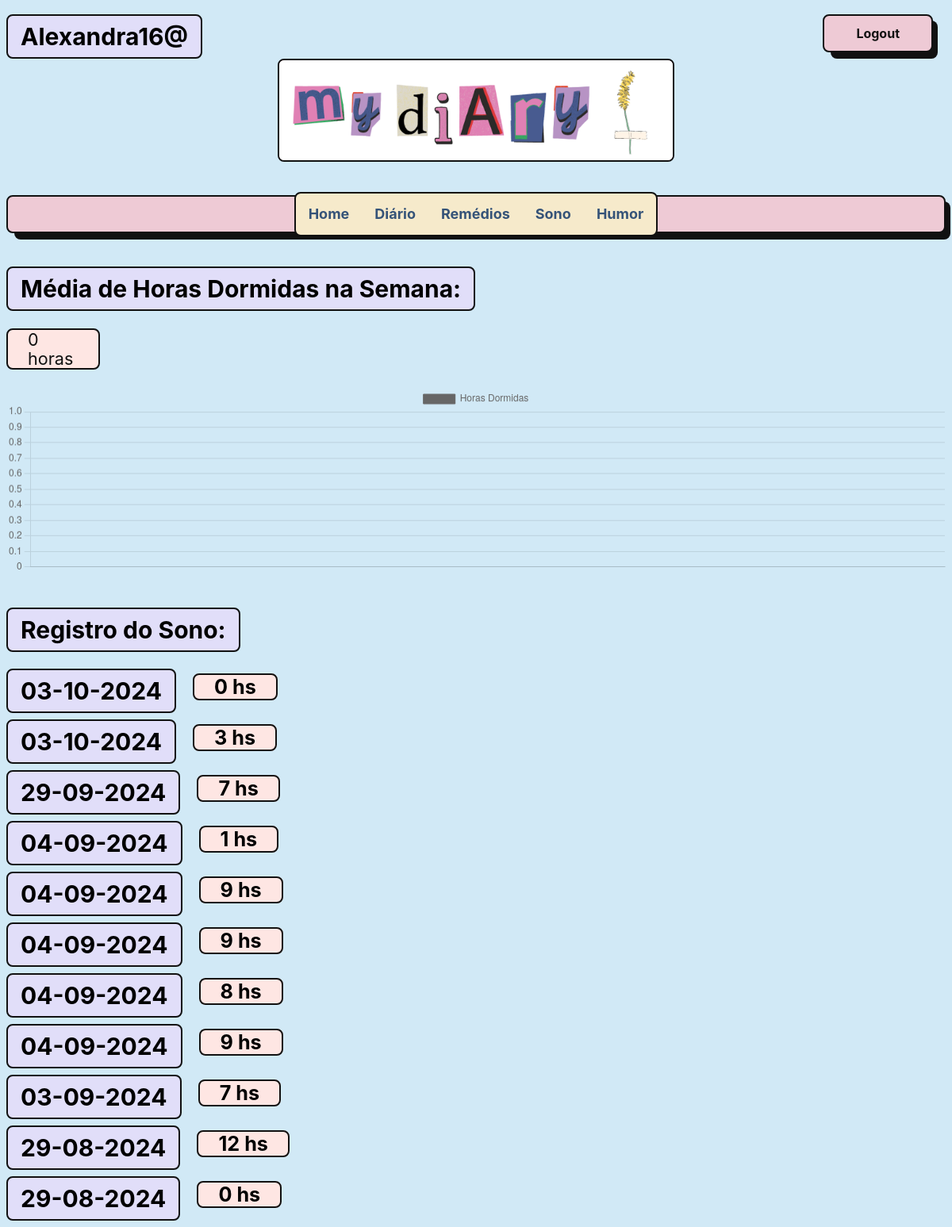
The app's page /sono/ (signed in) with its own data.
### entries/models.py (models this page shows, shortened)
class Entry(models.Model):
    Mood = {
        "\U0001F600": "\U0001F600 Feliz",
        "\U0001F610": "\U0001F610 Indiferente",
        "\U0001F61E": "\U0001F61E Triste",
        "\U0001F621": "\U0001F621 Bravo",
        "\U0001F62B": "\U0001F62B Cansado",
        "\U0001F624": "\U0001F624 Estressado",
    }
    Qualidade = {
        "\U0001F634 Bom": "\U0001F634 Bom",
        "\U0001F971	Insônia": "\U0001F971 Insônia",
        "\U0001F62B Ruim": "\U0001F62B Ruim",
    }
    user = models.ForeignKey(User, on_delete=models.CASCADE, null=True, blank=True)
    title = models.CharField(default='\U0001F634 Bom',max_length=1, choices=Mood, verbose_name='Humor')
    content = models.TextField(verbose_name='Descreva o seu dia')
    date_created = models.DateTimeField(default=timezone.now)
    remedios = models.ManyToManyField('Remedio', related_name='entries')
    sono = models.CharField(default='\U0001F634 Bom',max_length=100, choices=Qualidade, verbose_name='Qualidade do Sono')
    horas = models.PositiveIntegerField(default='',verbose_name='Quantas horas de Sono')
    informe = models.TextField(default='',verbose_name='Descreva o seu sono')
    class Meta:
        verbose_name_plural = "Entries"

### entries/views.py (the view)
# urls.py: path('sono/', views.SonoRegistroListView.as_view(), name='sono-registro-list'),
class SonoRegistroListView(ListView):
    model = Entry
    template_name = "entries/sono_registro_list.html"
    context_object_name = "registros"
    def get_queryset(self):
        return Entry.objects.filter(user=self.request.user).order_by("-date_created")
    def get_context_data(self, **kwargs):
        context = super().get_context_data(**kwargs)
        registros = context['registros']
        agora = timezone.now()
        inicio_mes_atual = agora.replace(day=1)
        registros_mes_atual = [r for r in registros if r.date_created >= inicio_mes_atual]
        if registros_mes_atual:
            total_horas_mes = sum(r.horas for r in registros_mes_atual)
            media_horas_mes = total_horas_mes / len(registros_mes_atual)
        else:
            media_horas_mes = 0
        horas_dormidas = [r.horas for r in registros_mes_atual]
        datas_registros = [r.date_created.strftime('%d/%m/%Y') for r in registros_mes_atual]
        context['horas_dormidas'] = horas_dormidas
        context['datas_registros'] = datas_registros
        context['media_horas'] = [media_horas_mes]  # Passa a média como lista para o template
        return context

### entries/context_processors.py (called while the page is built)
def user_context_processor(request):
    return {
        'username': request.user.username if request.user.is_authenticated else 'Visitante',
    }

### entries/templates/entries/sono_registro_list.html (shortened to what this page needs)
{% extends "entries/base.html" %}
{% block content %}
<head>
</head>
{% if registros %}
    <h2>Média de Horas Dormidas na Semana:</h2>
        {% for media in media_horas %}
            <p class="media_sono">{{ media|floatformat:0 }} horas</p>
        {% endfor %}
    <canvas id="horasDormidasChart" width="500" height="100"></canvas>
    <script>
        // Dados das horas dormidas para cada registro vindos do backend
        var horasDormidas = {{ horas_dormidas|safe }};
        var datasRegistros = {{ datas_registros|safe }};
        // Configuração das cores das barras
        var barColors = horasDormidas.map(function(horas) {
            return horas >= 7 ? 'rgba(75, 192, 192, 0.6)' : 'rgba(255, 99, 132, 0.6)'; // Verde se >= 7, Vermelho se < 7
        });
        // Renderizando o gráfico usando Chart.js
        var ctx = document.getElementById('horasDormidasChart').getContext('2d');
        var horasDormidasChart = new Chart(ctx, {
            type: 'line',
            data: {
                labels: datasRegistros,  // Datas dos registros
                datasets: [{
                    label: 'Horas Dormidas',
                    data: horasDormidas,
                    backgroundColor: barColors,
                    borderColor: barColors.map(color => color.replace('0.6', '1')),
                    borderWidth: 1
                }]
            },
            options: {
                scales: {
                    y: {
                        beginAtZero: true
                    }
                }
            }
        });
    </script>
{% else %}
    <p>Não há registros de sono disponíveis.</p>
{% endif %}
        <br><br>
        <h2>Registro do Sono:</h2>
        <br><br>
        {% for registro in registros %}
            <article>
                <h2 class="{{ entry.date_created|date:'l' }}">
                    {{ registro.date_created|date:'d-m-Y' }}
                </h2>
                <h3>
                    <a class="sono_horas" href="{% url 'sono-detail' registro.id %}">
                        {{ registro.horas }} hs
                    </a>
                </h3>
            </article>
        {% endfor %}
{% endblock %}

### entries/templates/entries/base.html (shortened to what this page needs)
{% load static %}
<!DOCTYPE html>
<html lang="en">
<head>
    <link rel="stylesheet" href="{% static 'css/diary.css' %}">
</head>
<body>
    <ul>
        <div class="conta">
            {% if user.is_authenticated %}
            <form action="{% url 'logout' %}" method="post">
                <button class="button-56" type="submit">Logout</button>
            </form>
            {% else %}
                <a href="{% url 'login' %}"><button class="button-56" type="submit">Login</button></a>
                <a href="{% url 'register' %}"><button class="button-56" type="submit">Registrar-se</button></a>
            {% endif %}
        </div>
    </ul>
    <h2>{{ username }}</h2>
    <img src="{% static 'css/Diary_Logo.jpg' %}" alt="Diary_Logo" width="500" height="130">
    <br><br>
    <div class="button-56">
    <div class="nav">
        <a href="{% url 'home' %}">Home</a>
        <a href="{% url 'entry-list' %}">Diário</a>
        <a href="{% url 'remedio-list' %}">Remédios</a>
        <a href="{% url 'sono-registro-list' %}">Sono</a>
        <a href="{% url 'calendario' %}">Humor</a>
    </div>
    <br><br>
    </div>
    <br><br>
    {% block content %}{% endblock %}
</body>
</html>

### entries/static/css/diary.css (style rules this page uses)
* { box-sizing: border-box; }
body { font-family: Inter,sans-serif; font-size: 18px; }
a { color: inherit; text-decoration: none; }
h2, h3 { font-size: 1.4em; margin: 0; display: inline-block; padding: 0.5rem 1rem; vertical-align: top; }
h2 { background-color: #e1def9; }
article { margin-bottom: 0.5rem; }
p { font-size: 1.2em; padding-left: 1rem; line-height: 1.3em; max-width: 36rem; color: #111; }
button, textarea, input { font-size: inherit; min-height: 2.5em; padding: 0 1rem; }
button, input[type="submit"] { margin: 0 1rem 2px 1rem; cursor: pointer; font-weight: bold; min-width: 8rem; }

### entries/templates/entries/base.html (style rules this page uses)
body { font-family: Inter,sans-serif; background-color: #D1E9F6; }
h2 { background-color: #e1def9; border: 2px solid #111; border-radius: 8px; box-sizing: border-box; font-size: 30px; font-family: Inter,sans-serif; }
.nav { background-color: #F6EACB; overflow: hidden; border: 2px solid #111; border-radius: 8px; box-sizing: border-box; cursor: pointer; display: flex; font-family: Inter,sans-serif; font-weight: bold; }
.nav a { float: left; color: #355378; text-align: center; padding: 14px 16px; text-decoration: none; font-size: 18px; }
.conta { float: right; }
.button-56 { align-items: center; background-color: #EECAD5; border: 2px solid #111; border-radius: 8px; box-sizing: border-box; color: #111; cursor: pointer; display: flex; font-family: Inter,sans-serif; font-size: 16px; height: 48px; justify-content: center; line-height: 24px; max-width: 100%; padding: 0 25px; position: relative; text-align: center; text-decoration: none; user-select: none; -webkit-user-select: none; touch-action: manipulation; }
.button-56:after { background-color: #111; border-radius: 8px; content: ""; display: block; height: 48px; left: 0; width: 100%; position: absolute; top: -2px; transform: translate(8px, 8px); transition: transform .2s ease-out; z-index: -1; }
@media (min-width: 768px) { .button-56 { padding: 0 40px; } }
img { align-items: center; background-color: #EECAD5; border: 2px solid #111; border-radius: 8px; margin: auto; display: block; }

### entries/templates/entries/sono_registro_list.html (style rules this page uses)
h2 { background-color: #e1def9; }
.media_sono { align-items: center; background-color: #fee6e3; border: 2px solid #111; border-radius: 8px; line-height: 24px; max-width: 10%; padding: 0 25px; }
.sono_horas { align-items: center; background-color: #fee6e3; border: 2px solid #111; border-radius: 8px; line-height: 24px; max-width: 40%; padding: 0 25px; }
p { color: #111; }

### records on screen
Entry: date_created "03-10-2024", horas "0"
Entry: date_created "03-10-2024", horas "3"
Entry: date_created "29-09-2024", horas "7"
Entry: date_created "04-09-2024", horas "1"
Entry: date_created "04-09-2024", horas "9"
Entry: date_created "04-09-2024", horas "9"
Entry: date_created "04-09-2024", horas "8"
Entry: date_created "04-09-2024", horas "9"
Entry: date_created "03-09-2024", horas "7"
Entry: date_created "29-08-2024", horas "12"
Entry: date_created "29-08-2024", horas "0"

### other values on screen
{{ username }} "Alexandra16@"
{{ media|floatformat:0 }} "0"
